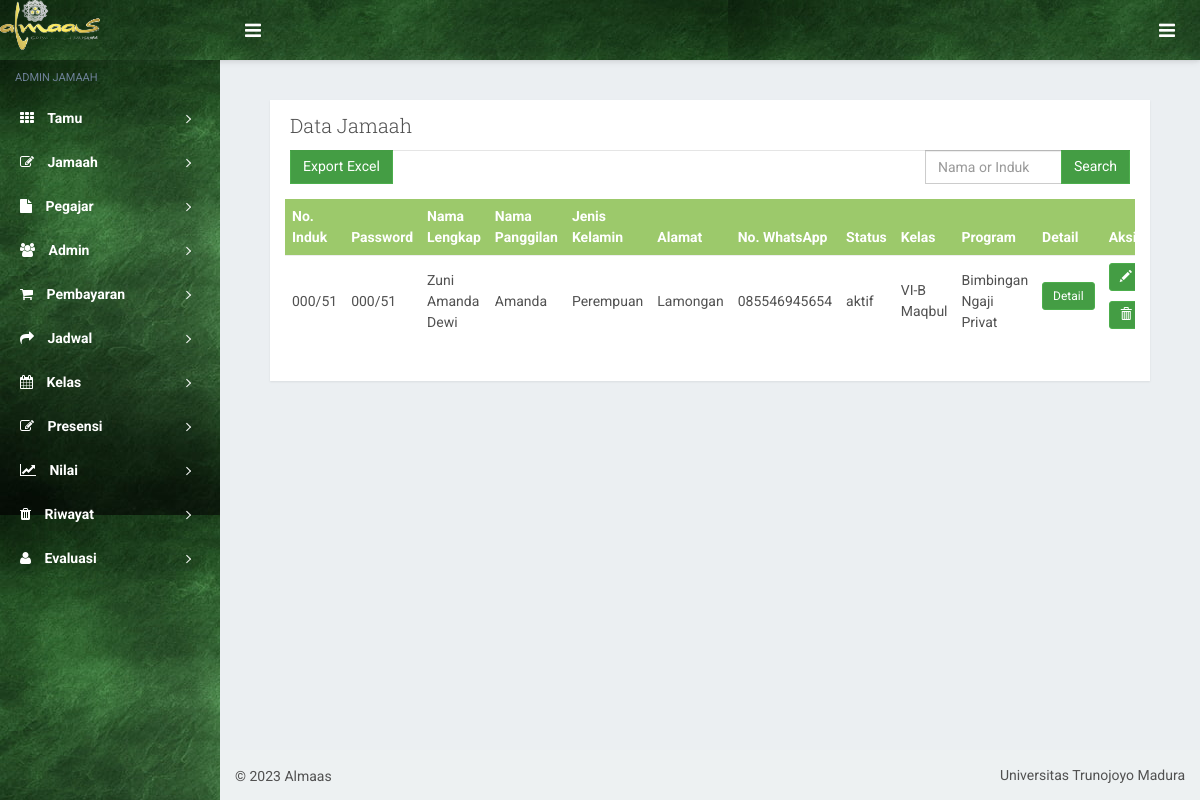
Page /superadmin/data_jamaah.php (signed in) on the committed database.
### tables this page shows
CREATE TABLE `jamaah` (
  `id_jamaah` int(15) NOT NULL,
  `no_induk` varchar(200) NOT NULL,
  `password` varchar(200) NOT NULL,
  `nama_lengkap` varchar(200) NOT NULL,
  `nama_panggilan` varchar(200) NOT NULL,
  `jenis_kelamin` varchar(200) NOT NULL,
  `tempat_lahir` varchar(200) NOT NULL,
  `tanggal_lahir` varchar(200) NOT NULL,
  `usia` varchar(200) NOT NULL,
  `alamat` varchar(200) NOT NULL,
  `pendidikan` varchar(200) NOT NULL,
  `pekerjaan` varchar(200) NOT NULL,
  `no_whatsapp` varchar(200) NOT NULL,
  `foto` varchar(200) NOT NULL,
  `kk` varchar(200) NOT NULL,
  `ktp` varchar(200) NOT NULL,
  `bukti_pembayaran` varchar(200) NOT NULL,
  `status_pembayaran` varchar(200) NOT NULL DEFAULT 'pending',
  `id_status` int(15) DEFAULT NULL,
  `id_kelas` int(15) DEFAULT NULL,
  `id_program` int(15) DEFAULT NULL
);

CREATE TABLE `status` (
  `id_status` int(15) NOT NULL,
  `nama_status` varchar(200) NOT NULL
);

CREATE TABLE `kelas` (
  `id_kelas` int(15) NOT NULL,
  `nama_kelas` varchar(200) NOT NULL,
  `id_program` int(15) DEFAULT NULL
);

CREATE TABLE `program` (
  `id_program` int(15) NOT NULL,
  `nama_program` varchar(200) NOT NULL
);

### superadmin/data_jamaah.php (the view, shortened to what this page needs)
<?php
include "../koneksi.php";
require('componen_admin/header.php');
?>
            <div class="boxed">
                <div id="content-container">
                    <div id="page-content">
                        <div id="page-content">
                            <div class="panel">
                                <div class="panel-heading">
                                    <h3 class="panel-title">Data Jamaah</h3>
                                </div>
                                <div class="container-fluid">
                                    <div class="collapse navbar-collapse" id="navbarScroll">
                                        <ul class="navbar-nav me-auto my-2 my-lg-0 navbar-nav-scroll" style="--bs-scroll-height: 100px;">
                                            <a target="_blank" href="cetak_data_jamaah.php" class="btn btn-success model3" name="excel">Export Excel</a>
                                        </ul>
                                        <form class="model2 d-flex" method="post">
                                            <ul class="navbar-nav me-auto my-2 my-lg-0 navbar-nav-scroll mt-2" style="--bs-scroll-height: 100px;">
                                                <li class="model"><input class="form-control" name="key" type="search" placeholder="Nama or Induk" aria-label="Search"></li>
                                                <li class="model"><button class="btn btn-success" name="submit" type="submit">Search</button></li>
                                            </ul>
                                        </form>
                                    </div>
                                    <?php
                                    if(isset($_POST['submit'])){
                                        $key = $_POST['key'];
                                        $hasil = mysqli_query($koneksi, "SELECT * FROM jamaah where status_pembayaran='diterima' AND (nama_lengkap LIKE '%$key%' OR no_induk LIKE '%$key%') ");
                                    } else {
                                        $hasil = mysqli_query($koneksi, "SELECT * FROM jamaah where status_pembayaran='diterima'");
                                    }
                                    ?>
                                </div>
                                <div class="panel-body">
                                    <div class="table-responsive">
                                        <table class="table" id="dataTable" width="100%" cellspacing="0">
                                            <thead class="bg-success">
                                                <tr>
                                                    <th>No. Induk</th>
                                                    <th>Password</th>
                                                    <th>Nama Lengkap</th>
                                                    <th>Nama Panggilan</th>
                                                    <th>Jenis Kelamin</th>
                                                    <th>Alamat</th>
                                                    <th>No. WhatsApp</th>
                                                    <th>Status</th>
                                                    <th>Kelas</th>
                                                    <th>Program</th>
                                                    <th>Detail</th>
                                                    <th>Aksi</th>
                                                </tr>
                                            </thead>
                                            <tbody>
                                            <?php
                                                while ($baris=mysqli_fetch_assoc($hasil)) {
                                                ?>
                                                <tr>
                                                    <td><?php echo $baris['no_induk']?></td>
                                                    <td><?php echo $baris['password']?></td>
                                                    <td><?php echo $baris['nama_lengkap']?></td>
                                                    <td><?php echo $baris['nama_panggilan']?></td>
                                                    <td><?php echo $baris['jenis_kelamin']?></td>
                                                    <td><?php echo $baris['alamat']?></td>
                                                    <td><?php echo $baris['no_whatsapp']?></td>
                                                    <?php
                                                    $sta = $baris['id_status'];
                                                    $stat = mysqli_query($koneksi, "SELECT * FROM status where id_status='$sta'");
                                                    $status=mysqli_fetch_assoc($stat);
                                                    ?>
                                                    <td><?php echo $status['nama_status']?></td>
                                                    <?php
                                                    $kls = $baris['id_kelas'];
                                                    $class = mysqli_query($koneksi, "SELECT * FROM kelas where id_kelas='$kls'");
                                                    $kelas=mysqli_fetch_assoc($class);
                                                    ?>
                                                    <td><?php echo $kelas['nama_kelas'] ?></td>
                                                    <?php
                                                    $prg = $baris['id_program'];
                                                    $pro = mysqli_query($koneksi, "SELECT * FROM program where id_program='$prg'");
                                                    $program=mysqli_fetch_assoc($pro);
                                                    ?>
                                                    <td><?php echo $program['nama_program'] ?></td>
                                                    <th><p data-placement="top" data-toggle="tooltip">
                                                        <a href="show_data_jamaah.php?id_jamaah=<?=$baris['id_jamaah']?>"><button class="btn btn-success btn-xs">Detail</button></a></p></th>
                                                    <td>
                                                        <p data-placement="top" data-toggle="tooltip" title="Edit"><a href="edit_data_jamaah.php?id_jamaah=<?=$baris['id_jamaah']?>">
                                                            <button class="btn btn-success btn-xs" data-title="Edit" data-toggle="modal" data-target="#edit" ><span class="glyphicon glyphicon-pencil"></span></button></a></p>
                                                            <p data-placement="top" data-toggle="tooltip" title="Edit"><a href="hapus_data_jamaah.php?id_jamaah=<?=$baris['id_jamaah']?>">
                                                            <button class="btn btn-success btn-xs" data-title="Edit" data-toggle="modal" data-target="#edit" ><span class="glyphicon glyphicon-trash"></span></button></a></p>
                                                    </td>
                                                    <?php } ?>
                                                </tr>
                                            </tbody>
                                        </table>
                                    </div>
                                </div>
                            </div>
                        </div>
                </div>
            </div>
                <?php
                require('componen_admin/navigasi.php');
                ?>
<?php
    require('componen_admin/footer.php');
?>

### superadmin/css/custom.css (style rules this page uses)
.model { list-style:none; margin-left: -50px; }
.model2 { float:right; margin-right: -10px; }
.model3 { margin-left: -50px; }

### superadmin/css/demo/jasmine.css (style rules this page uses)
input { background-image: none!important }

### rows in the picture
jamaah: no_induk "000/51", password "000/51", nama_lengkap "Zuni Amanda Dewi", nama_panggilan "Amanda", jenis_kelamin "Perempuan", alamat "Lamongan", no_whatsapp "085546945654", id_status.nama_status "aktif", id_kelas.nama_kelas "VI-B Maqbul", id_program.nama_program "Bimbingan Ngaji Privat"
